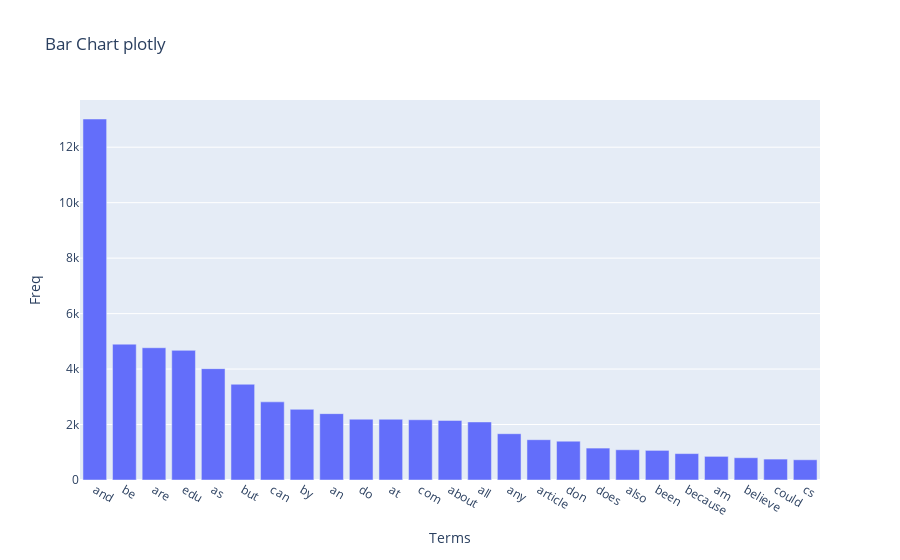

Here is the notebook cell this chart was saved with:
### Markdown cell above
### >>> **Exercise 14 (take home):** 
Additionally, you can attempt to sort the terms on the `x-axis` by frequency instead of in alphabetical order. This way the visualization is more meaninfgul and you will be able to observe the so called [long tail](https://en.wikipedia.org/wiki/Long_tail) (get familiar with this term since it will appear a lot in data mining and other statistics courses). see picture below

![alt txt](https://upload.wikimedia.org/wikipedia/commons/thumb/8/8a/Long_tail.svg/1000px-Long_tail.svg.png)

### Code cell
# Answer here

df = df.sort_values(by='Freq', ascending=False)

top = df.head(25)

fig = px.bar(top,
             x='Terms',
             y='Freq',
             title='Bar Chart plotly')

fig.show()

### Figure 1 — Plotly figure (JSON) as saved in the notebook; plotly's stock layout.template omitted (floating-point values rounded to 4 significant figures)
{"data": [{"alignmentgroup": "True", "hovertemplate": "Terms=%{x}<br>Freq=%{y}<extra></extra>", "legendgroup": "", "marker": {"color": "#636efa", "pattern": {"shape": ""}}, "name": "", "offsetgroup": "", "orientation": "v", "showlegend": false, "textposition": "auto", "type": "bar", "x": ["and", "be", "are", "edu", "as", "but", "can", "by", "an", "do", "at", "com", "about", "all", "any", "article", "don", "does", "also", "been", "because", "am", "believe", "could", "cs"], "xaxis": "x", "y": [13017, 4898, 4769, 4675, 4015, 3453, 2818, 2548, 2393, 2193, 2191, 2172, 2148, 2093, 1669, 1453, 1400, 1151, 1090, 1068, 952, 852, 803, 754, 729], "yaxis": "y"}], "layout": {"barmode": "relative", "legend": {"tracegroupgap": 0}, "title": {"text": "Bar Chart plotly"}, "xaxis": {"anchor": "y", "domain": [0, 1], "title": {"text": "Terms"}}, "yaxis": {"anchor": "x", "domain": [0, 1], "title": {"text": "Freq"}}}}
